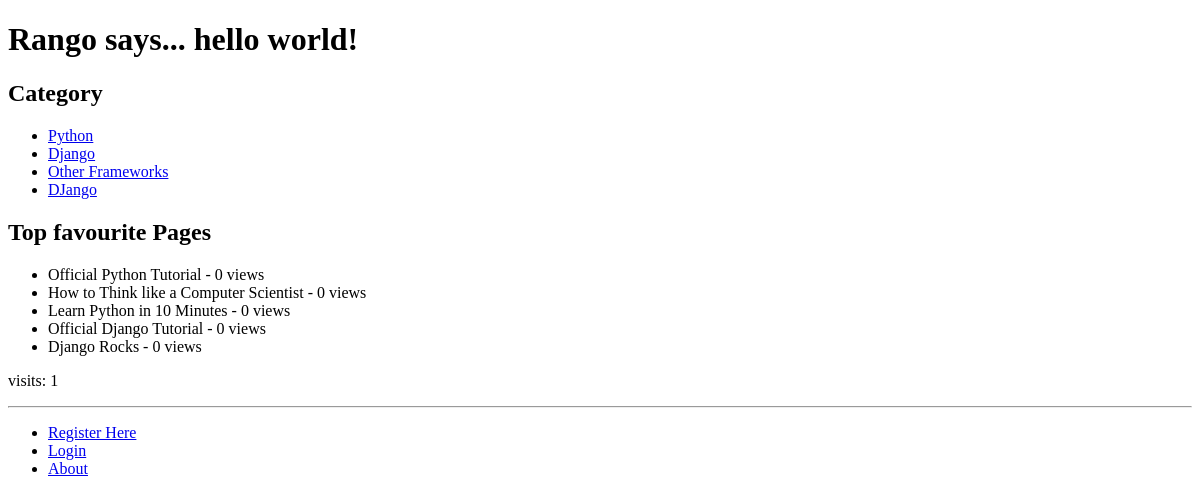
The app's page /rango/, older data.
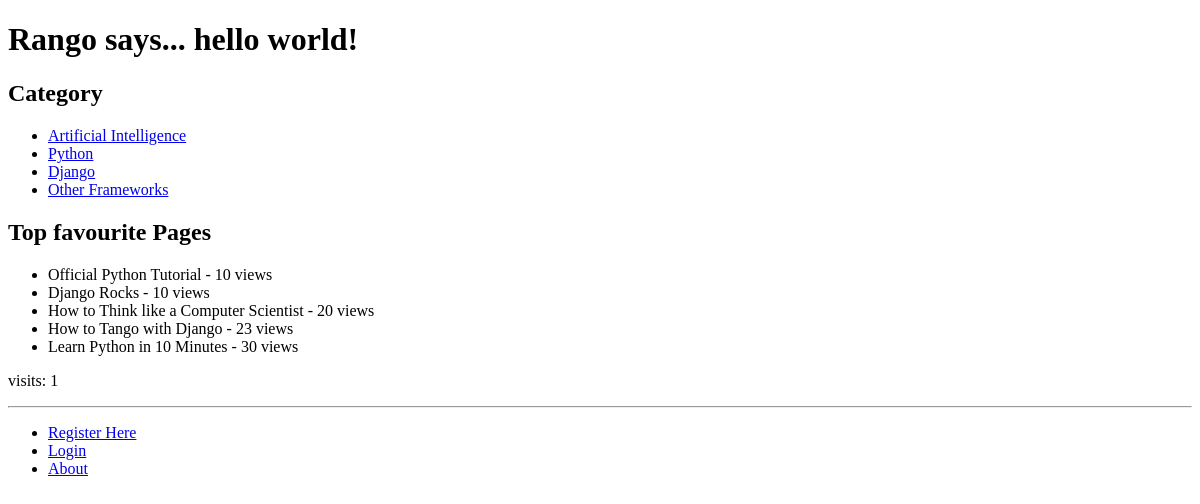
The same page, newer data.
### rango/models.py (models this page shows, shortened)
class Category(models.Model):
	name = models.CharField(max_length=128,unique=True)
	views = models.IntegerField(default=0)
	likes = models.IntegerField(default=0)
	slug = models.SlugField()

class Page(models.Model):
	category = models.ForeignKey(Category)
	title = models.CharField(max_length=128)
	url = models.URLField()
	views = models.IntegerField(default=0)

### rango/views.py (the view)
def index(request):
	context_dict = {}
	category_list = Category.objects.order_by("-likes")[:5]
	context_dict ['categories'] = category_list
	top_viewed_page = Page.objects.order_by("views")[:5]
	context_dict ['pages'] = top_viewed_page
	visits = request.session.get("visits")
	if not visits:
		visits = 1
	reset_last_visit_time = False
	last_visit = request.session.get("last_visit")
	if last_visit:
		last_visit_time = datetime.strptime(last_visit[:-7],"%Y-%m-%d %H:%M:%S")
		if (datetime.now() - last_visit_time).seconds >5:
			visits = visits+1
			reset_last_visit_time = True
	else:
		reset_last_visit_time = True
	if reset_last_visit_time:
		request.session["last_visit"] = str(datetime.now())
		request.session["visits"] = visits
	context_dict["visits"] = visits
	response =  render(request,'rango/index.html',context_dict)
	return response

### templates/rango/index.html (shortened to what this page needs)
<!DOCTYPE html>
<html>
    {% extends 'base.html' %}
      {% block body_block %}
{% if user.is_authenticated %}
        <h1>Rango says...Hello world {{user.username}}!</h1>
        {%else%}
        <h1>Rango says... hello world!</h1>
        {%endif%}
        <h2>Category</h2>
       {% if categories %}
           <ul>
              {% for category in categories  %}
              <li><a href="{% url 'Category'  category.slug %}"> {{ category.name }} </a> </li>
              {% endfor %}
           </ul>
        {% else %}
            <strong>There are no categories present.</strong>
       {% endif %}
       <h2>Top favourite Pages </h2>
       {% if pages %}
          <ul>
              {% for page in pages %}
               <li> {{page.title}} - {{page.views}} views </li>
              {% endfor %}
          </ul>
       {% else %}
           There are no pages which are clicked.
       {% endif %}
          <p> visits: {{ visits }}</p>
      {%endblock%}

### templates/base.html (shortened to what this page needs)
<!DOCTYPE html>
<html>
    <head lang="en">
    </head>
    <body>
        <div>
        {% block body_block %}
        {%endblock%}
    </div>
    <hr/>
    <div>
        <ul>
    {% if user.is_authenticated %}
        <li><a href="{% url 'Logout' %}">Logout</a></li>
        <li><a href="{% url 'Add category' %}">Add a New Category</a></li>
    {% else %}
        <li><a href="{% url 'Register' %}">Register Here</a></li>
        <li><a href="{% url 'User Login' %}">Login</a></li>
    {% endif %}
    <li><a href="{% url 'About' %}">About</a></li>
    </ul>
</div>
    </body>
</html>

Row changes from the older to the newer data that the page shows:
removed Category: name "DJango"
no longer on this page (row edited): Page: title "Official Django Tutorial", views "0"
added Category: name "Artificial Intelligence"
changed Page "Official Python Tutorial": views "0" → "10"
changed Page "Django Rocks": views "0" → "10"; moves up the list
changed Page "How to Think like a Computer Scientist": views "0" → "20"
now on this page (row edited): Page: title "How to Tango with Django", views "23"
changed Page "Learn Python in 10 Minutes": views "0" → "30"
